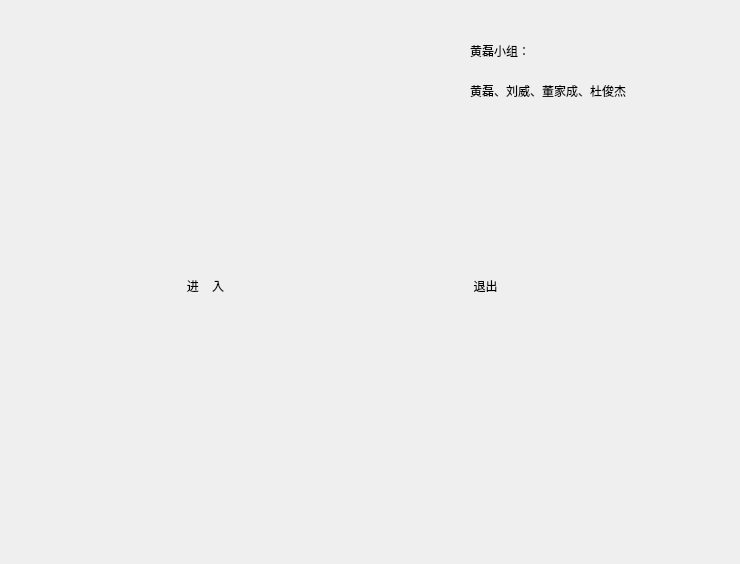
<?xml version="1.0" encoding="UTF-8"?>
<ui version="4.0">
 <class>mainWidget</class>
 <widget class="QWidget" name="mainWidget">
  <property name="geometry">
   <rect>
    <x>0</x>
    <y>0</y>
    <width>740</width>
    <height>564</height>
   </rect>
  </property>
  <property name="minimumSize">
   <size>
    <width>740</width>
    <height>564</height>
   </size>
  </property>
  <property name="maximumSize">
   <size>
    <width>740</width>
    <height>564</height>
   </size>
  </property>
  <property name="sizeIncrement">
   <size>
    <width>210</width>
    <height>0</height>
   </size>
  </property>
  <property name="windowTitle">
   <string>mainWidget</string>
  </property>
  <widget class="QPushButton" name="pushButton">
   <property name="geometry">
    <rect>
     <x>150</x>
     <y>230</y>
     <width>111</width>
     <height>111</height>
    </rect>
   </property>
   <property name="minimumSize">
    <size>
     <width>111</width>
     <height>111</height>
    </size>
   </property>
   <property name="maximumSize">
    <size>
     <width>111</width>
     <height>111</height>
    </size>
   </property>
   <property name="styleSheet">
    <string notr="true">font: 24pt &quot;微软雅黑&quot;;</string>
   </property>
   <property name="text">
    <string>进    入</string>
   </property>
   <property name="flat">
    <bool>true</bool>
   </property>
  </widget>
  <widget class="QPushButton" name="pushButton_2">
   <property name="geometry">
    <rect>
     <x>430</x>
     <y>230</y>
     <width>111</width>
     <height>111</height>
    </rect>
   </property>
   <property name="minimumSize">
    <size>
     <width>111</width>
     <height>111</height>
    </size>
   </property>
   <property name="maximumSize">
    <size>
     <width>111</width>
     <height>111</height>
    </size>
   </property>
   <property name="styleSheet">
    <string notr="true">font: 24pt &quot;微软雅黑&quot;;</string>
   </property>
   <property name="text">
    <string>退出</string>
   </property>
   <property name="flat">
    <bool>true</bool>
   </property>
  </widget>
  <widget class="QLabel" name="label">
   <property name="geometry">
    <rect>
     <x>470</x>
     <y>10</y>
     <width>251</width>
     <height>81</height>
    </rect>
   </property>
   <property name="styleSheet">
    <string notr="true">font: 75 18pt &quot;微软雅黑&quot;;</string>
   </property>
   <property name="text">
    <string>黄磊小组：</string>
   </property>
  </widget>
  <widget class="QLabel" name="label_2">
   <property name="geometry">
    <rect>
     <x>470</x>
     <y>60</y>
     <width>201</width>
     <height>61</height>
    </rect>
   </property>
   <property name="styleSheet">
    <string notr="true">font: 75 10pt &quot;微软雅黑&quot;;</string>
   </property>
   <property name="text">
    <string>黄磊、刘威、董家成、杜俊杰</string>
   </property>
  </widget>
 </widget>
 <layoutdefault spacing="6" margin="11"/>
 <resources/>
 <connections/>
</ui>
